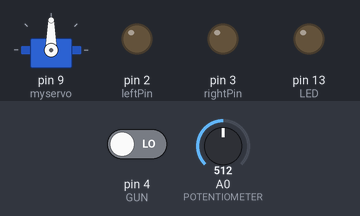
Simulated run of this sketch. Board: Arduino Uno, built with avr-gcc and run on an emulated ATmega328P. On the bench: servo, output pins drawn as LEDs (lit = HIGH). Dashed ring = blinking. The test bench sets the inputs (shaded band); at power-on: pin 4 (GUN) LOW, A0 (POTENTIOMETER) = 512.

Above: at 1.2 s.
1.3 s: pin 4 (GUN) driven HIGH
At 1.7 s:
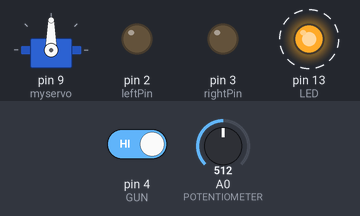
4.3 s: A0 (POTENTIOMETER) set to 170
At 4.76 s:
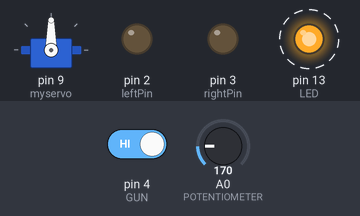
7.3 s: A0 (POTENTIOMETER) set to 0
At 8.2 s:
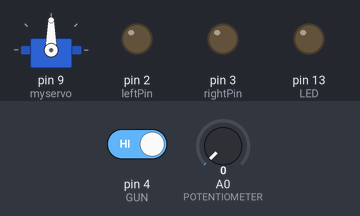
10.3 s: A0 (POTENTIOMETER) set to 190
At 10.42 s:
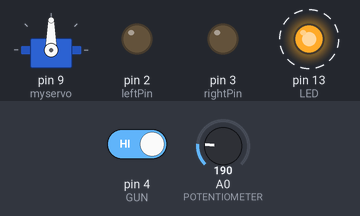
13.3 s: pin 4 (GUN) driven LOW
At 13.49 s:
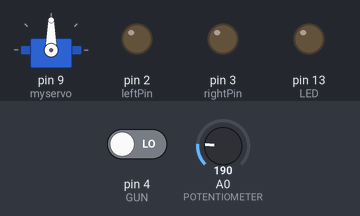
Timing chart, 0 to 17.3 s (numbered marks = the images above; inputs shaded):
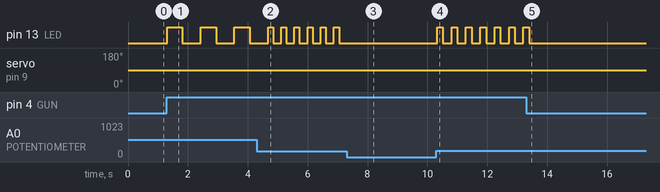

Measured:
- after the input at 1.3 s, pin 13 (LED): alternates HIGH for 0.51 s and LOW for 0.61 s, starting at once; servo on pin 9 (myservo): alternates 90° for 1.1 s and 89° for 0.05 s, starting after 1.0 s
- after the input at 4.3 s, pin 13 (LED): alternates HIGH for 0.17 s and LOW for 0.27 s, starting after 0.55 s; servo on pin 9 (myservo): alternates 90° for 0.39 s and 89° for 0.05 s, starting after 0.72 s
- after the input at 7.3 s, pin 13 (LED): stops changing and stays LOW; servo on pin 9 (myservo): alternates 90° for 0.05 s and 89° for 0.05 s, starting at once
- after the input at 10.3 s, pin 13 (LED): alternates HIGH for 0.19 s and LOW for 0.29 s, starting at once; servo on pin 9 (myservo): alternates 90° for 0.43 s and 89° for 0.05 s, starting after 0.41 s
- after the input at 13.3 s, pin 13 (LED): goes on until 13.4 s, then stays LOW; servo on pin 9 (myservo): alternates 90° for 0.05 s and 89° for 0.05 s, starting after 0.39 s
- by itself, servo on pin 9 (myservo): alternates 90° for 0.05 s and 89° for 0.05 s

The sketch:

Turret_Light.ino
```cpp
#include <Servo.h>

Servo myservo;
#define leftPin 2
#define rightPin 3

#define LED 13
#define GUN 4

#define POTENTIOMETER 0

int potValue = 0;
int pos = 90;
int delayPeriod = 50;  // increasing this slows down the servo movement


void setup()
{
  myservo.attach(9);  // attaches the servo on pin 9 to the servo object
  myservo.write(pos); // center the servo
  pinMode(leftPin, HIGH);   // turn on pullup resistors
  pinMode(rightPin, HIGH);
  pinMode(GUN, INPUT);
  pinMode(POTENTIOMETER, INPUT);
  Serial.begin(9600);
}


void loop()
{

  if(digitalRead(GUN) == HIGH)  {
    fire();
  }else{
  analogWrite(LED,LOW);
  }


  if(digitalRead(leftPin) == LOW)
  {
   // in steps of 1 degree
   if( pos > 0)
      --pos;
    myservo.write(pos);              // tell servo to go to position in variable 'pos'
    delay(delayPeriod);
  }
  if(digitalRead(rightPin) == LOW)
  {
   if( pos < 180)
       ++pos;
    myservo.write(pos);              // tell servo to go to position in variable 'pos'
    delay(delayPeriod);
  }
}

void fire(){
  potValue = analogRead(POTENTIOMETER);

  digitalWrite(LED, HIGH);
  delay(potValue);
  digitalWrite(LED, LOW);
  delay(potValue);
  return;
}
```
